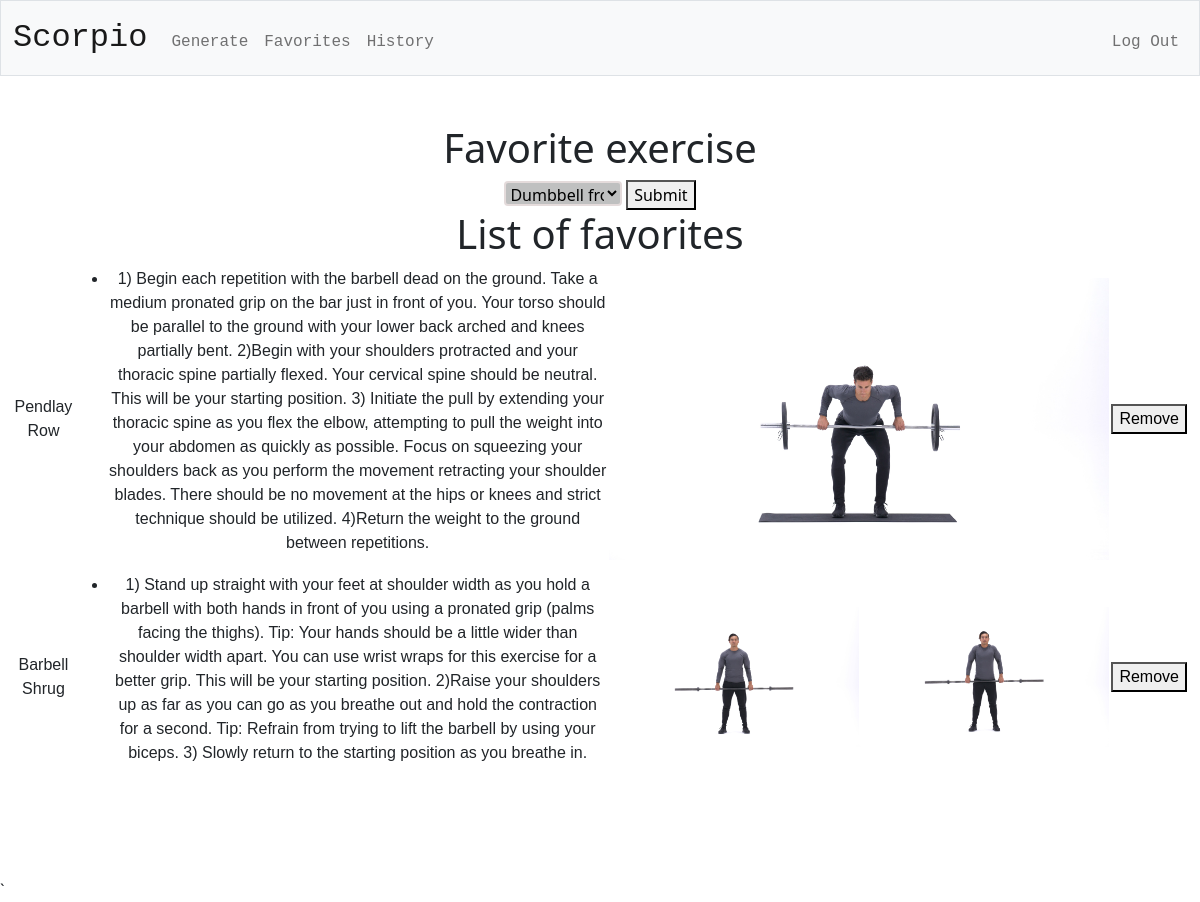
/fav (signed in), run on the app's committed database.
### tables this page shows
CREATE TABLE favorites(
fav_id INTEGER PRIMARY KEY AUTOINCREMENT NOT NULL,
user_id INTEGER NOT NULL,
workout_id INTEGER,
ex_id INTEGER,
FOREIGN KEY(user_id) REFERENCES users(id),
FOREIGN KEY(workout_id) REFERENCES workouts(workout_id),
FOREIGN KEY(ex_id) REFERENCES exercises(ex_id));

CREATE TABLE exercises (
ex_id INTEGER PRIMARY KEY AUTOINCREMENT NOT NULL,
ex_name TEXT NOT NULL,
ex_equip INTEGER NOT NULL,
ex_img TEXT NOT NULL, ex_branch INTEGER, comment TEXT,
FOREIGN KEY(ex_equip) REFERENCES equipment(eq_id));

### app.py (the view)
@app.route("/fav", methods=["GET", "POST"])
@login_required
def fav():
    if request.method =="GET":
        branches = db.execute("SELECT * FROM branches")
        equipments = db.execute("SELECT * FROM equipment")
        exercises = db.execute("SELECT * FROM exercises ORDER BY ex_name")
        favorites = db.execute("SELECT ex_id from favorites where user_id = ?",session["user_id"])
        favs = db.execute("SELECT fav_id,ex_name,comment,ex_img FROM favorites JOIN exercises ON favorites.ex_id = exercises.ex_id WHERE user_id = ?",session["user_id"])
        return render_template("sell.html",equipments=equipments,branches=branches,exercises = exercises,favorites=favorites, favs=favs)
    if request.method =="POST":
        fav = request.form.get("fav")
        db.execute("INSERT INTO favorites (user_id,ex_id) VALUES(?,?)",session["user_id"],fav)
        return redirect("/fav")

### app.py (called while the page is built)
@app.after_request
def after_request(response):
    response.headers["Cache-Control"] = "no-cache, no-store, must-revalidate"
    response.headers["Expires"] = 0
    response.headers["Pragma"] = "no-cache"
    return response

### helpers.py (called while the page is built)
def login_required(f):
    @wraps(f)
    def decorated_function(*args, **kwargs):
        if session.get("user_id") is None:
            return redirect("/login")
        return f(*args, **kwargs)
    return decorated_function

### templates/sell.html (shortened to what this page needs)
{% extends "layout.html" %}
{% block main %}
<h1> Favorite exercise</h1>
<form action="/fav" method="post">
    <select name="fav" id="fav" >
    {% for exercise in exercises %}
            <option value="{{ exercise.ex_id}}">{{ exercise.ex_name }}</option>
     {% endfor %}
        </select>
        <button type="submit" >Submit</button>
 </form>
 <div>
    <h1>List of favorites</h1>
    <table>
        {% for fav in favs %}
        <tr>
            <td>
                {{ fav.ex_name }}
            </td>
            <td>
                <ul>
                   <li>{{ fav.comment }}</li>
                </ul>
            </td>
            <td>
               <img src="{{ url_for('static', filename= 'images/' + fav.ex_img) }}" alt="{{fav.ex_name}}" width=500>
            </td>
            <td>
                <form action="/fav-remove" method="post">
                    <button type="submit">Remove</button>
                </form>
            </td>
        </tr>
        {% endfor %}
    </table>
</div>
{% endblock %}

### templates/layout.html (shortened to what this page needs)
<!DOCTYPE html>
<html lang="en">
    <head>
        <link href="https://cdn.jsdelivr.net/npm/bootstrap@5.1.3/dist/css/bootstrap.min.css" rel="stylesheet">
        <link href="/static/styles.css" rel="stylesheet">
    </head>
    <body>
        <nav class="bg-light border navbar navbar-expand-md navbar-light">
            <div class="container-fluid">
                <a class="navbar-brand" href="/"> <span class="red">Scorpio</span></a>
                <div class="collapse navbar-collapse" id="navbar">
                    {% if session["user_id"] %}
                        <ul class="navbar-nav me-auto mt-2">
                            <li class="nav-item"><a class="nav-link" href="/generate">Generate</a></li>
                            <li class="nav-item"><a class="nav-link" href="/fav">Favorites</a></li>
                            <li class="nav-item"><a class="nav-link" href="/history">History</a></li>
                        </ul>
                        <ul class="navbar-nav ms-auto mt-2">
                            <li class="nav-item"><a class="nav-link" href="/logout">Log Out</a></li>
                        </ul>
                    {% else %}
                        <ul class="navbar-nav ms-auto mt-2">
                            <li class="nav-item"><a class="nav-link" href="/register">Register</a></li>
                            <li class="nav-item"><a class="nav-link" href="/login">Log In</a></li>
                        </ul>
                    {% endif %}
                </div>
            </div>
        </nav>
        <main class="container-fluid py-5 text-center">
            {% block main %}{% endblock %}
        </main>
    </body>
</html>

### static/styles.css (style rules this page uses)
nav .navbar-brand { font-size: xx-large; font-family:'Courier New', Courier, monospace; }
nav .navbar-brand .red { font-family:'Courier New', Courier, monospace; }
nav .nav-link { font-family:'Courier New', Courier, monospace; }
table { font-family: arial, sans-serif; border-collapse: collapse; width: 100%; }
tr { text-align: center; }
li { text-align: center; }
select { width: 10%; height: 25px; border: 2px solid rgb(228, 219, 219); border-radius: 4px; background-color: #bfc0c0; }

### data on the page
favorites: ex_name "Pendlay Row", comment "1) Begin each repetition with the barbell dead on the ground. Take a medium pronated grip on the bar just in front of you. Your torso should be parallel to the ground with your lower back arched and knees partially bent. 2)Begin with your shoulders protracted and your thoracic spine partially flexed. Your cervical spine should be neutral. This will be your starting position. 3) Initiate the pull by extending your thoracic spine as you flex the elbow, attempting to pull the weight into your abdomen as quickly as possible. Focus on squeezing your shoulders back as you perform the movement retracting your shoulder blades. There should be no movement at the hips or knees and strict technique…", ex_img (picture)
favorites: ex_name "Barbell Shrug", comment "1) Stand up straight with your feet at shoulder width as you hold a barbell with both hands in front of you using a pronated grip (palms facing the thighs). Tip: Your hands should be a little wider than shoulder width apart. You can use wrist wraps for this exercise for a better grip. This will be your starting position. 2)Raise your shoulders up as far as you can go as you breathe out and hold the contraction for a second. Tip: Refrain from trying to lift the barbell by using your biceps. 3) Slowly return to the starting position as you breathe in.", ex_img (picture)

### other printed values
form field fav "Dumbbell front raise to lateral raise"
